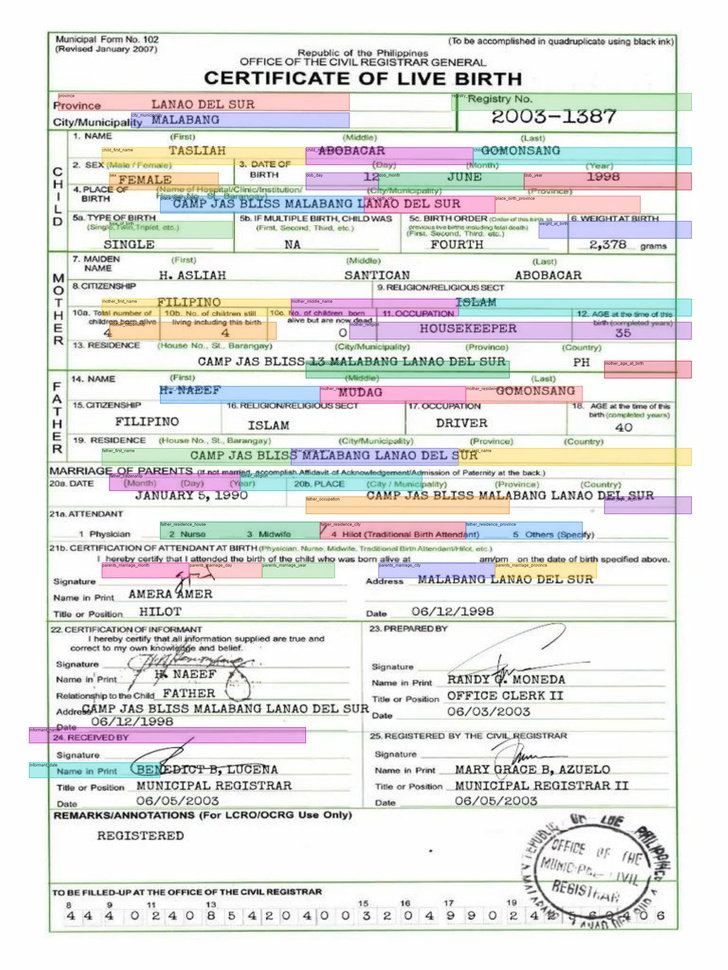
#> input picture CRNN+CTC/test_102_field_map.jpg, 728 x 970 px, shrunk from 2134 x 2845 before the run
$ python dynamic_field_extractor.py --image test_102_field_map.jpg
#> lines starting #> are read from the running program, lines starting #| are printed output that depends on the picture; after the words box and inside, x2 and y2 are one past the last pixel; in counts of white or black regions, pixels touching at a corner belong together
"""
Philippine Civil Registry — Dynamic Field Extractor
=====================================================
Automatically aligns field boxes to ANY image size using border detection.
Only extracts fields needed for the output forms:
  Form 102 -> Form 1A (Birth Certificate)
  Form 103 -> Form 2A (Death Certificate)
  Form 97  -> Form 3A (Marriage Certificate)
  Birth Certs of Groom+Bride -> Form 90 (Marriage License)
"""

import cv2
import numpy as np
import argparse
from pathlib import Path

TESSERACT_AVAILABLE = False


# ══════════════════════════════════════════════════════════════════════════════
#  FIELD RATIO MAPS — only fields needed for output forms
# ══════════════════════════════════════════════════════════════════════════════

# Form 102 -> Form 1A
BIRTH_FIELDS = {
    "registry_number":           (0.62, 0.096, 0.95, 0.114),
    "date_of_registration":      (0.62, 0.116, 0.95, 0.132),
    "child_first_name":          (0.14, 0.152, 0.42, 0.170),
    "child_middle_name":         (0.42, 0.152, 0.65, 0.170),
    "child_last_name":           (0.65, 0.152, 0.95, 0.170),
    "sex":                       (0.15, 0.178, 0.30, 0.196),
    "dob_day":                   (0.42, 0.178, 0.52, 0.196),
    "dob_month":                 (0.52, 0.178, 0.72, 0.196),
    "dob_year":                  (0.72, 0.178, 0.95, 0.196),
    "place_birth_hospital":      (0.22, 0.202, 0.50, 0.220),
    "place_birth_city":          (0.50, 0.202, 0.68, 0.220),
    "place_birth_province":      (0.68, 0.202, 0.88, 0.220),
    "mother_first_name":         (0.14, 0.308, 0.40, 0.326),
    "mother_middle_name":        (0.40, 0.308, 0.63, 0.326),
    "mother_last_name":          (0.63, 0.308, 0.95, 0.326),
    "nationality_of_mother":     (0.15, 0.332, 0.38, 0.350),
    "father_first_name":         (0.14, 0.462, 0.40, 0.480),
    "father_middle_name":        (0.40, 0.462, 0.63, 0.480),
    "father_last_name":          (0.63, 0.462, 0.95, 0.480),
    "nationality_of_father":     (0.15, 0.488, 0.33, 0.506),
    "parents_marriage_month":    (0.14, 0.580, 0.26, 0.596),
    "parents_marriage_day":      (0.26, 0.580, 0.36, 0.596),
    "parents_marriage_year":     (0.36, 0.580, 0.46, 0.596),
    "parents_marriage_city":     (0.52, 0.580, 0.68, 0.596),
    "parents_marriage_province": (0.68, 0.580, 0.82, 0.596),
}

# Form 103 -> Form 2A
DEATH_FIELDS = {
    "registry_number":           (0.58, 0.140, 0.78, 0.160),
    "date_of_registration":      (0.58, 0.160, 0.78, 0.178),
    "deceased_first_name":       (0.12, 0.188, 0.36, 0.206),
    "deceased_middle_name":      (0.36, 0.188, 0.58, 0.206),
    "deceased_last_name":        (0.58, 0.188, 0.78, 0.206),
    "sex":                       (0.08, 0.210, 0.18, 0.232),
    "age":                       (0.43, 0.210, 0.52, 0.232),
    "civil_status":              (0.04, 0.318, 0.32, 0.352),
    "nationality":               (0.62, 0.262, 0.78, 0.282),
    "dod_day":                   (0.20, 0.262, 0.30, 0.282),
    "dod_month":                 (0.30, 0.262, 0.46, 0.282),
    "dod_year":                  (0.46, 0.262, 0.60, 0.282),
    "place_death_hospital":      (0.22, 0.238, 0.48, 0.258),
    "place_death_city":          (0.48, 0.238, 0.63, 0.258),
    "place_death_province":      (0.63, 0.238, 0.78, 0.258),
    "cause_of_death":            (0.25, 0.422, 0.63, 0.494),
}

# Form 97 -> Form 3A
MARRIAGE_FIELDS = {
    "registry_number":            (0.60, 0.060, 0.90, 0.078),
    "date_of_registration":       (0.60, 0.078, 0.90, 0.096),
    "date_marriage_day":          (0.14, 0.643, 0.24, 0.662),
    "date_marriage_month":        (0.24, 0.643, 0.38, 0.662),
    "date_marriage_year":         (0.38, 0.643, 0.48, 0.662),
    "place_marriage_city":        (0.44, 0.620, 0.68, 0.642),
    "place_marriage_province":    (0.68, 0.620, 0.88, 0.642),
    "husband_first_name":         (0.14, 0.152, 0.42, 0.175),
    "husband_middle_name":        (0.14, 0.175, 0.42, 0.198),
    "husband_last_name":          (0.14, 0.198, 0.42, 0.220),
    "husband_age":                (0.40, 0.222, 0.48, 0.243),
    "husband_nationality":        (0.24, 0.268, 0.46, 0.288),
    "husband_father_first":       (0.14, 0.395, 0.26, 0.415),
    "husband_father_middle":      (0.26, 0.395, 0.37, 0.415),
    "husband_father_last":        (0.37, 0.395, 0.46, 0.415),
    "husband_father_nationality": (0.14, 0.415, 0.46, 0.435),
    "husband_mother_first":       (0.14, 0.440, 0.26, 0.460),
    "husband_mother_middle":      (0.26, 0.440, 0.37, 0.460),
    "husband_mother_last":        (0.37, 0.440, 0.46, 0.460),
    "husband_mother_nationality": (0.14, 0.460, 0.46, 0.480),
    "wife_first_name":            (0.55, 0.152, 0.82, 0.175),
    "wife_middle_name":           (0.55, 0.175, 0.82, 0.198),
    "wife_last_name":             (0.55, 0.198, 0.82, 0.220),
    "wife_age":                   (0.80, 0.222, 0.88, 0.243),
    "wife_nationality":           (0.64, 0.268, 0.82, 0.288),
    "wife_father_first":          (0.55, 0.395, 0.66, 0.415),
    "wife_father_middle":         (0.66, 0.395, 0.76, 0.415),
    "wife_father_last":           (0.76, 0.395, 0.88, 0.415),
    "wife_father_nationality":    (0.55, 0.415, 0.88, 0.435),
    "wife_mother_first":          (0.55, 0.440, 0.66, 0.460),
    "wife_mother_middle":         (0.66, 0.440, 0.76, 0.460),
    "wife_mother_last":           (0.76, 0.440, 0.88, 0.460),
    "wife_mother_nationality":    (0.55, 0.460, 0.88, 0.480),
}

# Birth cert of groom/bride -> Form 90
# Same Form 102 layout, run separately for groom and bride
MARRIAGE_LICENSE_FIELDS = {
    "first_name":            (0.14, 0.152, 0.42, 0.170),
    "middle_name":           (0.42, 0.152, 0.65, 0.170),
    "last_name":             (0.65, 0.152, 0.95, 0.170),
    "dob_day":               (0.42, 0.178, 0.52, 0.196),
    "dob_month":             (0.52, 0.178, 0.72, 0.196),
    "dob_year":              (0.72, 0.178, 0.95, 0.196),
    "place_birth_hospital":  (0.22, 0.202, 0.50, 0.220),
    "place_birth_city":      (0.50, 0.202, 0.68, 0.220),
    "place_birth_province":  (0.68, 0.202, 0.88, 0.220),
    "sex":                   (0.15, 0.178, 0.30, 0.196),
    "citizenship":           (0.15, 0.332, 0.38, 0.350),
    "father_first_name":     (0.14, 0.462, 0.40, 0.480),
    "father_middle_name":    (0.40, 0.462, 0.63, 0.480),
    "father_last_name":      (0.63, 0.462, 0.95, 0.480),
    "father_citizenship":    (0.15, 0.488, 0.33, 0.506),
    "mother_first_name":     (0.14, 0.308, 0.40, 0.326),
    "mother_middle_name":    (0.40, 0.308, 0.63, 0.326),
    "mother_last_name":      (0.63, 0.308, 0.95, 0.326),
    "mother_citizenship":    (0.15, 0.332, 0.38, 0.350),
}

FORM_FIELDS = {
    'birth':            BIRTH_FIELDS,
    'death':            DEATH_FIELDS,
    'marriage':         MARRIAGE_FIELDS,
    'marriage_license': MARRIAGE_LICENSE_FIELDS,
}


# ══════════════════════════════════════════════════════════════════════════════
#  FORM BOUNDS DETECTOR
# ══════════════════════════════════════════════════════════════════════════════

class FormBoundsDetector:
    def __init__(self, verbose=False):
        self.verbose = verbose

    def detect(self, image_bgr):
        h, w = image_bgr.shape[:2]
        gray = cv2.cvtColor(image_bgr, cv2.COLOR_BGR2GRAY)
        bounds = self._detect_by_lines(gray, w, h)
        if bounds is None:
            if self.verbose:
                print("  [Bounds] Line detection failed — using full image")
            return (0, 0, w, h)
        if self.verbose:
            print(f"  [Bounds] Detected: {bounds}")
        return bounds

    def _detect_by_lines(self, gray, w, h):
        try:
            thresh = cv2.adaptiveThreshold(
                gray, 255, cv2.ADAPTIVE_THRESH_GAUSSIAN_C,
                cv2.THRESH_BINARY_INV, 11, 2)
            hk = cv2.getStructuringElement(cv2.MORPH_RECT, (max(w // 5, 10), 1))
            h_lines = cv2.morphologyEx(thresh, cv2.MORPH_OPEN, hk)
            h_rows  = np.where(np.sum(h_lines, axis=1) > w * 0.15)[0]
            vk = cv2.getStructuringElement(cv2.MORPH_RECT, (1, max(h // 5, 10)))
            v_lines = cv2.morphologyEx(thresh, cv2.MORPH_OPEN, vk)
            v_cols  = np.where(np.sum(v_lines, axis=0) > h * 0.08)[0]
            if len(h_rows) == 0 or len(v_cols) == 0:
                return None
            top, bottom = int(h_rows.min()), int(h_rows.max())
            left, right = int(v_cols.min()), int(v_cols.max())
            if (right - left) < w * 0.4 or (bottom - top) < h * 0.4:
                return None
            return (left, top, right, bottom)
        except Exception as e:
            if self.verbose:
                print(f"  [Bounds error] {e}")
            return None


# ══════════════════════════════════════════════════════════════════════════════
#  DYNAMIC FIELD EXTRACTOR
# ══════════════════════════════════════════════════════════════════════════════

class DynamicFieldExtractor:
    def __init__(self, form_type='birth', verbose=False):
        self.form_type    = form_type.lower()
        self.field_map    = FORM_FIELDS.get(self.form_type, BIRTH_FIELDS)
        self.detector     = FormBoundsDetector(verbose=verbose)
        self.verbose      = verbose
        self._last_bounds = None

    def extract(self, image):
        if len(image.shape) == 2:
            image = cv2.cvtColor(image, cv2.COLOR_GRAY2BGR)
        elif image.shape[2] == 4:
            image = cv2.cvtColor(image, cv2.COLOR_BGRA2BGR)
        h, w = image.shape[:2]
        left, top, right, bottom = self.detector.detect(image)
        self._last_bounds = (left, top, right, bottom)
        form_w = right - left
        form_h = bottom - top
        if self.verbose:
            print(f"  [Extract] Image={w}x{h}  Form={form_w}x{form_h} @ ({left},{top})-({right},{bottom})")
        crops = {}
        for field_name, (rx1, ry1, rx2, ry2) in self.field_map.items():
            x1 = max(0, min(int(left + rx1 * form_w), w - 1))
            y1 = max(0, min(int(top  + ry1 * form_h), h - 1))
            x2 = max(0, min(int(left + rx2 * form_w), w - 1))
            y2 = max(0, min(int(top  + ry2 * form_h), h - 1))
            if x2 > x1 and y2 > y1:
                crops[field_name] = image[y1:y2, x1:x2]
        return crops

    # [44 lines left out: functions visualize, extract_field_images_dynamic, not called in this run]


# ══════════════════════════════════════════════════════════════════════════════
#  CLI
# ══════════════════════════════════════════════════════════════════════════════

if __name__ == '__main__':
    parser = argparse.ArgumentParser()
    parser.add_argument('--image',     required=True)
    parser.add_argument('--form',      default='birth',
                        choices=['birth','death','marriage','marriage_license'])
    parser.add_argument('--visualize', action='store_true')
    parser.add_argument('--verbose',   action='store_true')
    args = parser.parse_args()

    img_path = Path(args.image)
    if img_path.suffix.lower() == '.pdf':
        from pdf2image import convert_from_path
        import os
        poppler = os.environ.get('POPPLER_PATH', r'C:\Program Files\poppler-25.12.0\Library\bin')
        pages = convert_from_path(str(img_path), dpi=200, poppler_path=poppler)
        image = cv2.cvtColor(np.array(pages[0]), cv2.COLOR_RGB2BGR)
    else:
        image = cv2.imread(str(img_path))
#> image is the input picture: shape (970, 728, 3); mean B, G, R 225.8, 228, 227.8

    if image is None:
        print(f"ERROR: Could not load {img_path}")
        exit(1)

    print(f"Image: {image.shape[1]}x{image.shape[0]}px  Form: {args.form}")
#| Image: 728x970px  Form: birth
    extractor = DynamicFieldExtractor(form_type=args.form, verbose=args.verbose)

    if args.visualize:
        out = str(img_path.stem) + '_dynamic_field_map.jpg'
        extractor.visualize(image, output_path=out)
    else:
        crops = extractor.extract(image)
#> in detect, `gray = cv2.cvtColor(image_bgr, cv2.COLOR_BGR2GRAY)`:
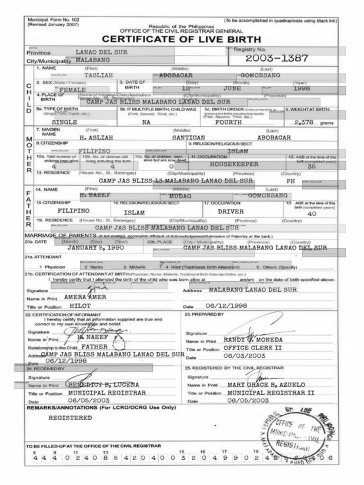
#> gray: shape (970, 728) (shown at 1/2 size); min 0, max 255, mean 227.7
#> in _detect_by_lines, `thresh = cv2.adaptiveThreshold( gray, 255, cv2.ADAPTIVE_THRESH_GAUSSIA..`:
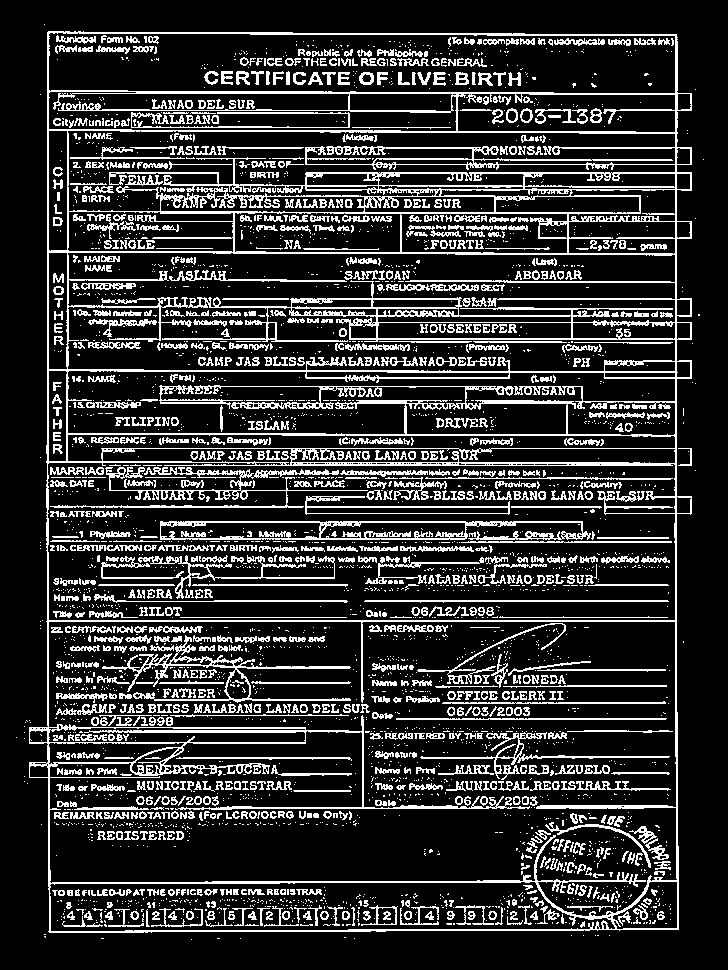
#> thresh: shape (970, 728); 18.8% white in thin lines or dots, all inside (x1, y1, x2, y2) = (16, 24, 704, 940)
#> in _detect_by_lines, `h_lines = cv2.morphologyEx(thresh, cv2.MORPH_OPEN, hk)`:
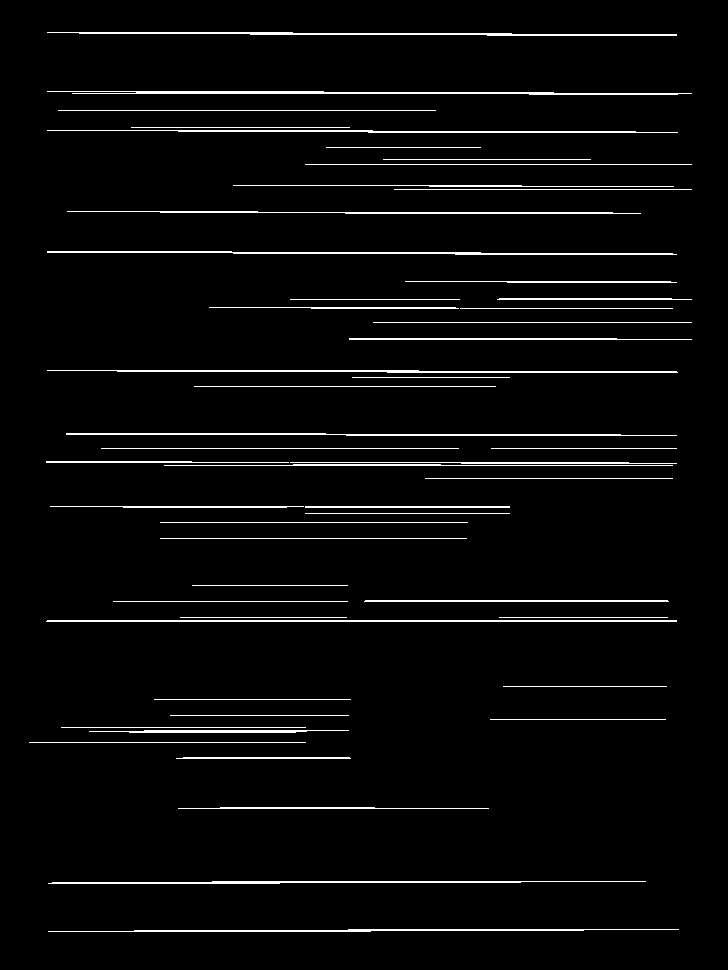
#> h_lines: shape (970, 728); 3.6% white in thin lines or dots, all inside (x1, y1, x2, y2) = (29, 32, 692, 932)
#> in _detect_by_lines, `h_rows  = np.where(np.sum(h_lines, axis=1) > w * 0.15)[0]`: h_rows = 80 values from 32 to 931
#> in _detect_by_lines, `v_lines = cv2.morphologyEx(thresh, cv2.MORPH_OPEN, vk)`:
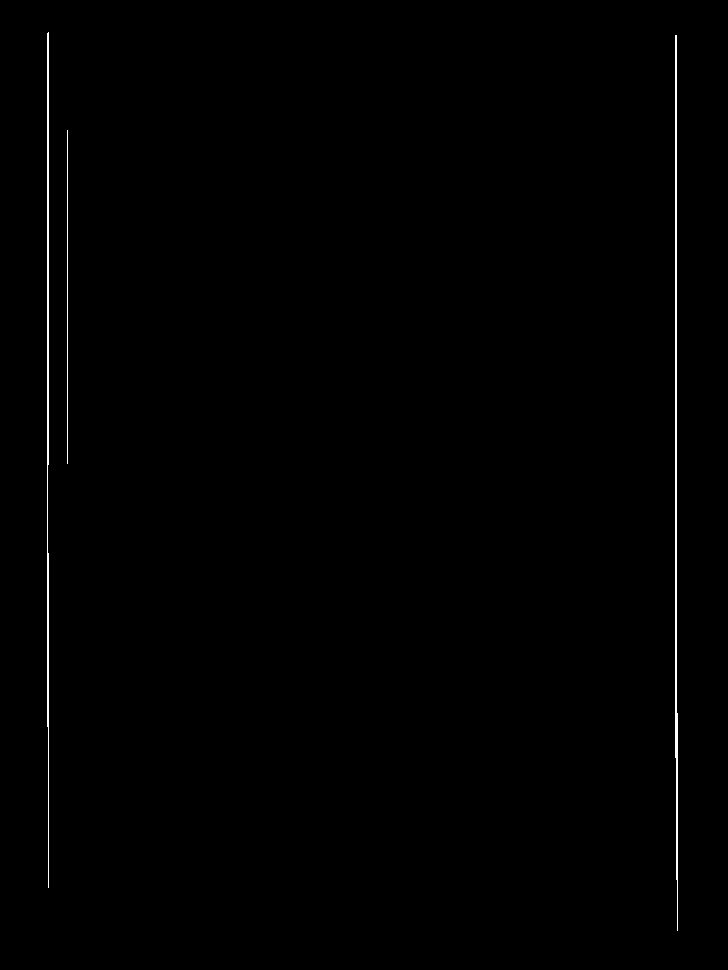
#> v_lines: shape (970, 728); 0.51% white in thin lines or dots, all inside (x1, y1, x2, y2) = (47, 32, 678, 931)
#> in _detect_by_lines, `v_cols  = np.where(np.sum(v_lines, axis=0) > h * 0.08)[0]`: v_cols = [47, 48, 67, 675, 676, 677]
#> in _detect_by_lines, `top, bottom = int(h_rows.min()), int(h_rows.max())`: top = 32; bottom = 931
#> in _detect_by_lines, `left, right = int(v_cols.min()), int(v_cols.max())`: left = 47; right = 677
#> in detect, `bounds = self._detect_by_lines(gray, w, h)`: bounds = (47, 32, 677, 931)
#> in extract, `left, top, right, bottom = self.detector.detect(image)`: left = 47; top = 32; right = 677; bottom = 931
#> in extract, `self._last_bounds = (left, top, right, bottom)`: self._last_bounds = (47, 32, 677, 931)
#> in extract, `form_w = right - left`: form_w = 630
#> in extract, `form_h = bottom - top`: form_h = 899
#> the loop in extract, `for field_name, (rx1, ry1, rx2, ry2) in self.field_map.items():` made 25 passes
#> (x1, y1, x2, y2) on passes 1 to 8: (437, 118, 645, 134), (437, 136, 645, 150), (135, 168, 311, 184), (311, 168, 456, 184), (456, 168, 645, 184), (141, 192, 236, 208), (311, 192, 374, 208), (374, 192, 500, 208)
#> after the loop in extract, `for field_name, (rx1, ry1, rx2, ry2) in self.field_map.items():`: crops = 25 items
#> crops = 25 items
        print(f"Extracted {len(crops)} fields:")
#| Extracted 25 fields:
        for name, crop in crops.items():
            print(f"  {name:<35} {crop.shape[1]}x{crop.shape[0]}px")
#> this loop made 25 passes
#> name on passes 1 to 8: 'registry_number', 'date_of_registration', 'child_first_name', 'child_middle_name', 'child_last_name', 'sex', 'dob_day', 'dob_month'
#> (printed output is left out)
